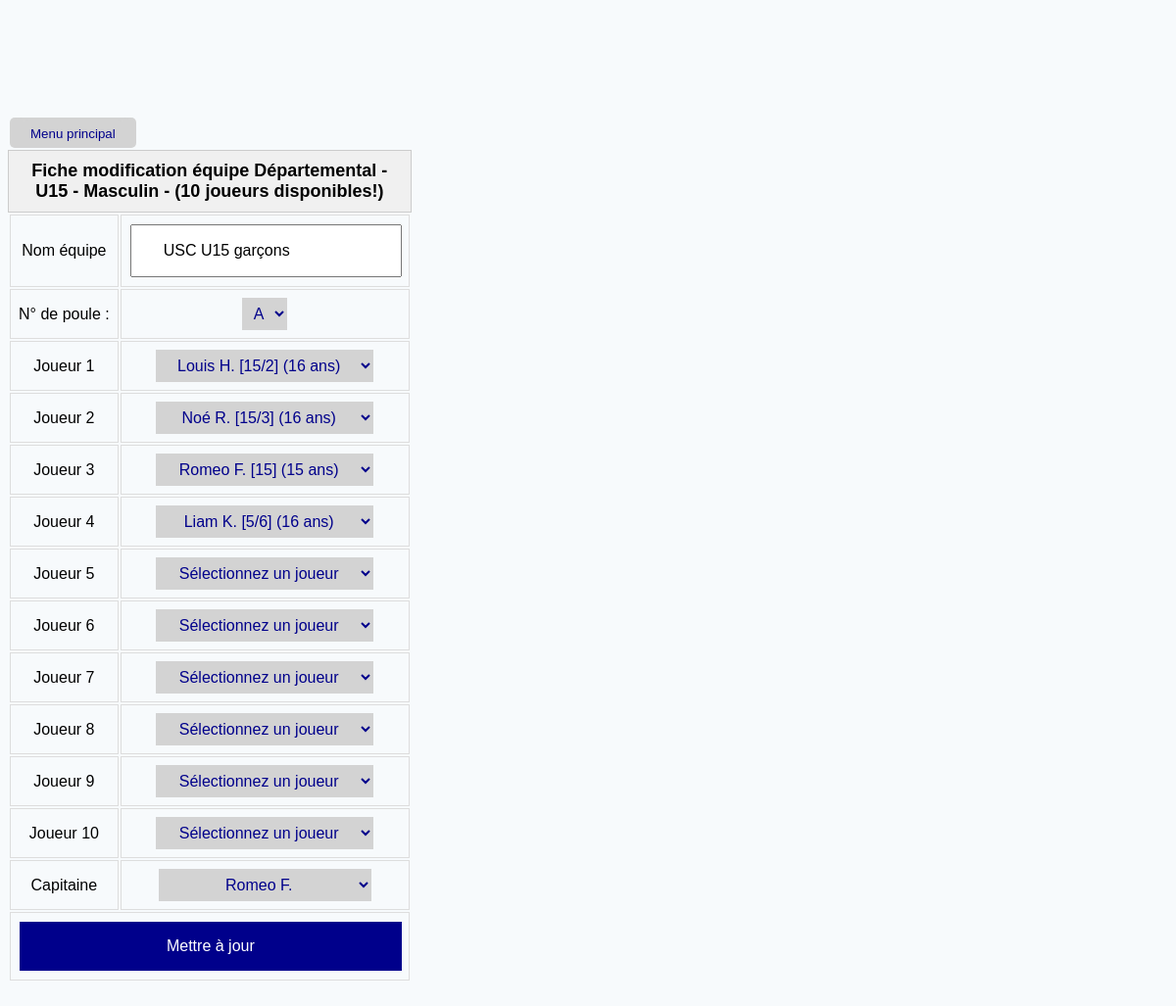
Page /update_team/3 on the committed database.
### TennisModel.py (models this page shows, shortened)
class Team(db.Model):
    __tablename__ = 'team'
    id = db.Column(db.Integer, primary_key=True, autoincrement=True)
    name = db.Column(db.String(20), unique=True, nullable=False)
    captainId = db.Column(db.Integer, db.ForeignKey('player.id'))
    poolId = db.Column(db.Integer, db.ForeignKey('pool.id'))
    players = relationship('Player', secondary=player_team_association, back_populates='teams')  # Correction ici
    @property
    def gender(self) -> int:
        if all(p.gender == 0 for p in self.players):
            return 0
        elif all(p.gender == 1 for p in self.players):
            return 1
        else:
            return 2
    @property
    def championship(self):
        return self.pool.championship if self.pool else None
    @property
    def pool(self):
        return Pool.query.get(self.poolId) if self.poolId else None

class Championship(db.Model):
    __tablename__ = 'championship'
    id = db.Column(db.Integer, primary_key=True)
    startDate = db.Column(db.Date, nullable=False)
    endDate = db.Column(db.Date, nullable=False)
    singlesCount = db.Column(db.Integer, nullable=False)
    doublesCount = db.Column(db.Integer, nullable=False)
    divisionId = db.Column(db.Integer, db.ForeignKey('division.id'))  # Ajout de la clé étrangère vers la division
    division = relationship('Division')  # Relation avec la division
    pools = relationship('Pool', back_populates='championship')  # Relation avec les poules du championnat
    @property
    def name(self):
        division = Division.query.get(self.divisionId)
        return f'{division.name}'
    def __repr__(self):
        return f'{self.name}'

class Division(db.Model):
    __tablename__ = 'division'
    id = db.Column(db.Integer, primary_key=True)
    type = db.Column(db.Integer, nullable=False)  # Champ National/Prenational/Regional/Departmental
    number = db.Column(db.Integer, nullable=True)  # Niveau de division dans la catégorie définie dans type
    gender = db.Column(db.Integer, nullable=False)  # Champ masculin/féminin (0 pour masculin, 1 pour féminin, 2 pour mixte)
    ageCategoryId = db.Column(db.Integer, db.ForeignKey('age_category.id'), nullable=False)
    ageCategory = relationship('AgeCategory')
    @property
    def name(self) -> str:
        categories = {0: 'National', 1: 'Prénational', 2: 'Régional', 3: 'Départemental'}
        gender = {0: 'Masculin', 1: 'Féminin', 2: 'Mixte'}
        level = f' {self.number}' if self.number else ''
        return f'{categories[self.type]}{level} - {self.ageCategory} - {gender[self.gender]}'

class AgeCategory(db.Model):
    __tablename__ = 'age_category'
    id = db.Column(db.Integer, primary_key=True)
    type = db.Column(db.Integer, nullable=False)  # Champ Jeunes/Seniors/Vétérans (0 pour jeunes, 1 pour seniors, 2 pour vétérans)
    minAge = db.Column(db.Integer, nullable=False)
    maxAge = db.Column(db.Integer, nullable=False)
    @property
    def name(self) -> str:
        categories = {0: 'Jeunes', 1: 'Seniors', 2: 'Seniors Plus'}
        if self.type == 0:
            return f'U{self.minAge}'
        elif self.type == 1:
            return categories[self.type]
        else:
            return f'{categories[self.type]} {self.minAge}'
    def __repr__(self):
        return f'{self.name}'

### flask_app.py (the view, shortened to what this page needs)
@app.route('/update_team/<int:id>', methods=['GET', 'POST'])
def update_team(id):
    team: Team = Team.query.get_or_404(id)
    app.logger.debug(f'team: {(team.id, id, team.name)} - players: {team.players}')
    players_dict = {}
    championship = team.pool.championship
    age_category = team.pool.championship.division.ageCategory
    app.logger.debug(f"gender = {team.gender} - championship = {championship} - age_category = {age_category}")
    active_players = get_players_order_by_ranking(gender=team.gender, age_category=age_category)
    app.logger.debug(f"{len(active_players)} players = {active_players}")
    if active_players:
        max_players = min(10, len(active_players))
        return render_template('update_team.html', team=team, players=active_players, max_players=max_players, form=request.form)

### TennisModel.py (called while the page is built)
    @property
    def gender(self):
        return self.license.gender

    @property
    def ranking(self):
        license = License.query.get(self.licenseId)
        ranking = Ranking.query.get(license.rankingId)
        return ranking.value

    @property
    def name(self):
        return f'{self.license.firstName} {self.license.lastName[0]}.'

    @property
    def age(self) -> int:
        today = datetime.now()
        return today.year - self.birthDate.year - ((today.month, today.day) < (self.birthDate.month, self.birthDate.day))

    def has_valid_age(self, age_category) -> bool:
        return age_category.minAge <= self.age <= age_category.maxAge

    def __repr__(self):
        return f'{self.name}'

### common.py (called while the page is built, shortened)
def get_players_order_by_ranking(gender: int, asc_param=True, age_category=None) -> List[Player]:
    logger = logging.getLogger(__name__)
    order = asc if asc_param else desc
    if gender in [Gender.Male.value, Gender.Female.value]:
        players = Player.query \
            .join(Player.license) \
            .join(License.ranking) \
            .filter(Player.isActive, License.gender == gender) \
            .order_by(order(Ranking.id)) \
            .all()
        if age_category:
            players = [player for player in players if player.has_valid_age(age_category)]
    return players

### flask_app.py (called while the page is built)
@app.before_request
def create_tables():
    db.create_all()

### templates/update_team.html (shortened to what this page needs)
{% extends 'base.html' %}
{% block main %}
{% set gender_label = 'joueuses' if team.gender else 'joueurs' %}
<main>
    <form action="{{ url_for('update_team', id=team.id) }}" method="POST">
        <table class="update-form">
            <caption class="table-caption">Fiche modification équipe {{ team.championship.name }} - ({{ players|length }} {{ gender_label }} disponibles!) </caption>
            <tr>
                <td><label for="name">Nom équipe</label></td>
                <td><input type="text" name="name" value="{{ team.name }}"></td>
            </tr>
            <tr>
                <td><label for="pool">N° de poule :</label></td>
                <td>
                    <select name="letter">
                        {% for letter in ['A', 'B', 'C', 'D', 'E', 'F'] %}
                        <option value="{{ letter }}" {% if team and team.pool.letter == letter %} selected {% endif %}>{{ letter }}</option>
                        {% endfor %}
                    </select>
                </td>
            </tr>
            {% for player_num in range(1, max_players + 1) %}
            {% set team_player = team.players[player_num - 1] if player_num <= max_players else None %}
            <tr>
                <td><label for="player_name_{{ player_num }}">Joueur {{ player_num }}</label></td>
                <td>
                    <select name="player_name_{{ player_num }}">
                        <option value="">Sélectionnez un joueur</option>
                        {% for player in players %}
                        {% if team_player and team_player.id == player.id %}
                        <option value="{{ player.id }}" selected>
                            {{ player.name }} [{{ player.ranking }}] ({{ player.age }} ans)
                        </option>
                        {% else %}
                        <option value="{{ player.id }}">
                            {{ player.name }} [{{ player.ranking }}] ({{ player.age }} ans)
                        </option>
                        {% endif %}
                        {% endfor %}
                    </select>
                </td>
            </tr>
            {% endfor %}
            <tr>
                <td><label for="captain_id">Capitaine</label></td>
                <td>
                    <select name="captain_id">
                        {% for player in players %}
                        {% if team.captainId == player.id %}
                        <option value="{{ player.id }}" selected>{{ player.name }}</option>
                        {% else %}
                        <option value="{{ player.id }}">{{ player.name }}</option>
                        {% endif %}
                        {% endfor %}
                    </select>
                </td>
            </tr>
            <tr>
                <td colspan="2"><input type="submit" value="Mettre à jour"></td>
            </tr>
        </table>
    </form>
</main>
{% endblock main %}

### static/css/style.css (style rules this page uses)
body { background-color: #F7FAFC; justify-content: center; margin-top: 10%; font-family: Arial, Helvetica, sans-serif; }
form { display: flexbox; width: 100%; }
input { padding: 16px 32px; margin: 1px; box-sizing: border-box; width: 100%; font-size: 16px; }
input::placeholder { font-size: 16px; }
input[type="submit"] { background-color: darkblue; border: none; color: white; padding: 16px 32px; text-decoration: none; cursor: pointer; font-size: 16px; }
table.update-form tr td select { text-align: center; color: darkblue; background-color: lightgray; padding: 7px; border: none; border-collapse: collapse; }
table.update-form select { font-size: 16px; }
main { display: grid; justify-items: center; }
th, td { border: 1px solid #ddd; padding: 8px; text-align: center; }
.table-caption { font-weight: bold; font-size: 18px; padding: 10px; border: 1px solid #ccc; background-color: #f0f0f0; }

### rows in the picture
Team: championship.name "Départemental - U15 - Masculin", name "USC U15 garçons", letter "A"

### other values in the picture
{{ players|length }} "10"
{{ gender_label }} "joueurs"
{{ player_num }} "1" "2" "3" "4" "5" "6" "7" "8" "9" "10"
form field value "Louis H. [15/2] (16 ans)"
form field value "Noé R. [15/3] (16 ans)"
form field value "Romeo F. [15] (15 ans)"
form field value "Liam K. [5/6] (16 ans)"
form field captain_id "Romeo F."
